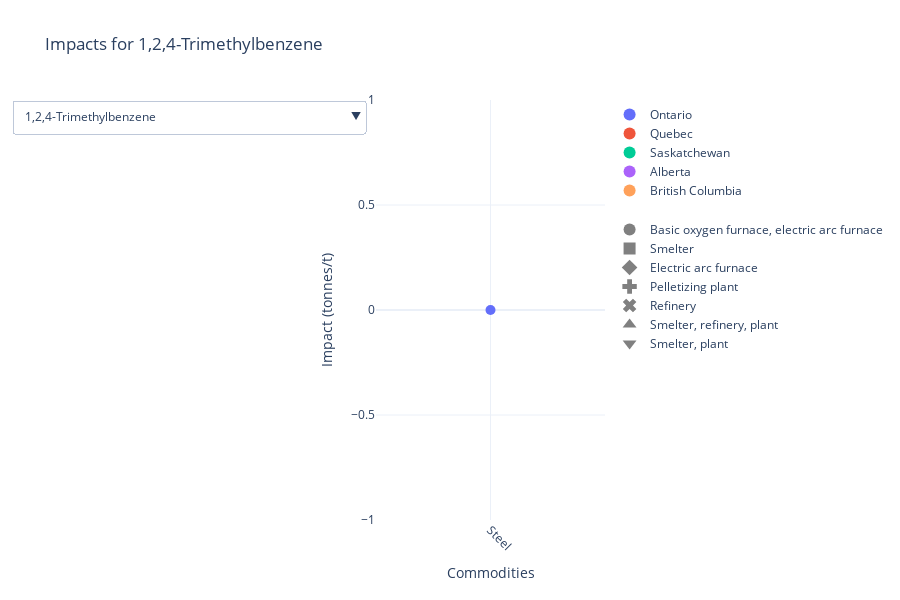

Notebook code cell kept with this figure:
### Code cell
fig_man = plot_biosphere(
    biosphere_df=biosphere_man_df,
    x_col='commodities',
    y_col='value_normalized',
    color_col='province',
    symbol_col='mining_processing_type',
    hover_name_cols=['facility_name', 'facility_group_name'],
    y_unit_col='unit_normalized',
    save_path="data/Parametrization/npri_man.html"
)
